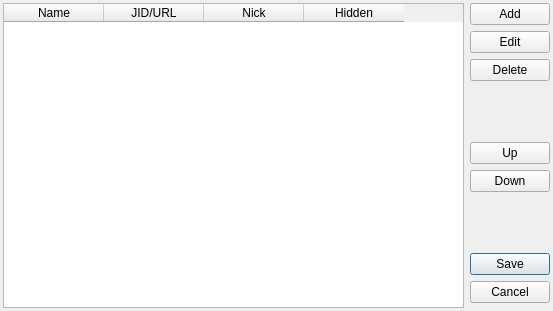
<?xml version="1.0" encoding="UTF-8"?>
<ui version="4.0">
 <class>EditBookmarksDialogClass</class>
 <widget class="QDialog" name="EditBookmarksDialogClass">
  <property name="geometry">
   <rect>
    <x>0</x>
    <y>0</y>
    <width>553</width>
    <height>311</height>
   </rect>
  </property>
  <property name="windowTitle">
   <string>Edit bookmarks</string>
  </property>
  <layout class="QHBoxLayout">
   <property name="margin">
    <number>3</number>
   </property>
   <item>
    <widget class="QTableWidget" name="tbwBookmarks">
     <property name="editTriggers">
      <set>QAbstractItemView::NoEditTriggers</set>
     </property>
     <property name="alternatingRowColors">
      <bool>true</bool>
     </property>
     <property name="selectionMode">
      <enum>QAbstractItemView::SingleSelection</enum>
     </property>
     <property name="selectionBehavior">
      <enum>QAbstractItemView::SelectRows</enum>
     </property>
     <property name="sortingEnabled">
      <bool>false</bool>
     </property>
     <property name="cornerButtonEnabled">
      <bool>false</bool>
     </property>
     <property name="columnCount">
      <number>4</number>
     </property>
     <attribute name="horizontalHeaderHighlightSections">
      <bool>false</bool>
     </attribute>
     <attribute name="horizontalHeaderShowSortIndicator" stdset="0">
      <bool>true</bool>
     </attribute>
     <column>
      <property name="text">
       <string>Name</string>
      </property>
     </column>
     <column>
      <property name="text">
       <string>JID/URL</string>
      </property>
     </column>
     <column>
      <property name="text">
       <string>Nick</string>
      </property>
     </column>
     <column>
      <property name="text">
       <string notr="true">Hidden</string>
      </property>
      <property name="toolTip">
       <string notr="true"/>
      </property>
      <property name="whatsThis">
       <string notr="true"/>
      </property>
      <property name="font">
       <font>
        <kerning>false</kerning>
       </font>
      </property>
     </column>
    </widget>
   </item>
   <item>
    <layout class="QVBoxLayout">
     <item>
      <widget class="QPushButton" name="pbtAdd">
       <property name="text">
        <string>Add</string>
       </property>
      </widget>
     </item>
     <item>
      <widget class="QPushButton" name="pbtEdit">
       <property name="text">
        <string>Edit</string>
       </property>
      </widget>
     </item>
     <item>
      <widget class="QPushButton" name="pbtDelete">
       <property name="text">
        <string>Delete</string>
       </property>
      </widget>
     </item>
     <item>
      <spacer>
       <property name="orientation">
        <enum>Qt::Vertical</enum>
       </property>
       <property name="sizeHint" stdset="0">
        <size>
         <width>20</width>
         <height>16</height>
        </size>
       </property>
      </spacer>
     </item>
     <item>
      <widget class="QPushButton" name="pbtMoveUp">
       <property name="text">
        <string>Up</string>
       </property>
      </widget>
     </item>
     <item>
      <widget class="QPushButton" name="pbtMoveDown">
       <property name="text">
        <string>Down</string>
       </property>
      </widget>
     </item>
     <item>
      <spacer>
       <property name="orientation">
        <enum>Qt::Vertical</enum>
       </property>
       <property name="sizeHint" stdset="0">
        <size>
         <width>20</width>
         <height>16</height>
        </size>
       </property>
      </spacer>
     </item>
     <item>
      <widget class="QDialogButtonBox" name="bbxButtons">
       <property name="orientation">
        <enum>Qt::Vertical</enum>
       </property>
       <property name="standardButtons">
        <set>QDialogButtonBox::Cancel|QDialogButtonBox::Save</set>
       </property>
      </widget>
     </item>
    </layout>
   </item>
  </layout>
 </widget>
 <layoutdefault spacing="6" margin="11"/>
 <tabstops>
  <tabstop>tbwBookmarks</tabstop>
  <tabstop>pbtAdd</tabstop>
  <tabstop>pbtEdit</tabstop>
  <tabstop>pbtDelete</tabstop>
  <tabstop>pbtMoveUp</tabstop>
  <tabstop>pbtMoveDown</tabstop>
  <tabstop>bbxButtons</tabstop>
 </tabstops>
 <resources/>
 <connections>
  <connection>
   <sender>bbxButtons</sender>
   <signal>rejected()</signal>
   <receiver>EditBookmarksDialogClass</receiver>
   <slot>reject()</slot>
   <hints>
    <hint type="sourcelabel">
     <x>487</x>
     <y>296</y>
    </hint>
    <hint type="destinationlabel">
     <x>469</x>
     <y>296</y>
    </hint>
   </hints>
  </connection>
 </connections>
</ui>
